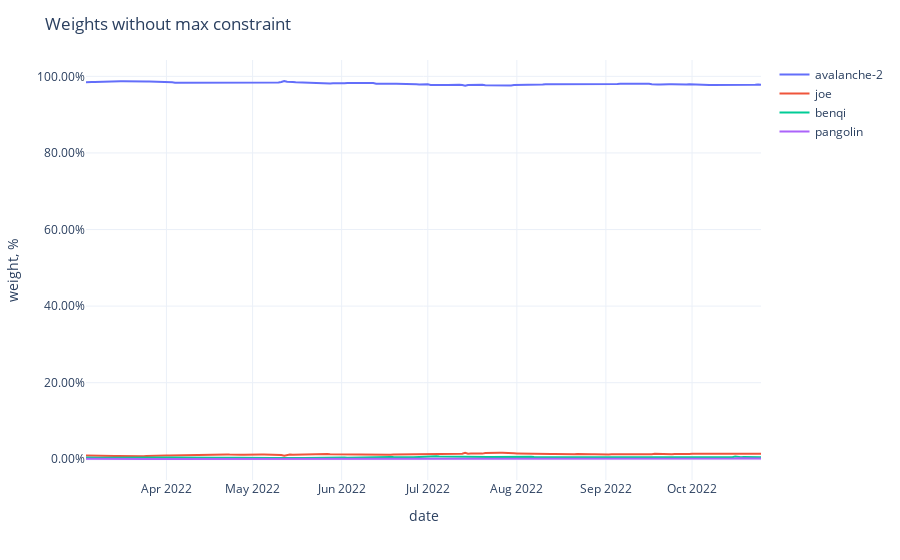

The notebook cell saved with this chart:
### Code cell
fig = px.line(weights,
              labels={'value': 'weight, %', 'variable': ''})
fig.update_traces(
    hovertemplate="%{y}"
)
fig.update_yaxes(
    tickformat=".2%",
)
fig.update_xaxes(
    showspikes=True,
    spikethickness=2,
    spikedash="dot",
    spikecolor="#999999",
    spikemode="across",
)
fig.update_layout(
    ## showlegend=False,
    hovermode="x",
    hoverdistance=100,  ## Distance to show hover label of data point
    spikedistance=1000,  ## Distance to show spike
    template='plotly_white',
    title='Weights without max constraint'
)

### Figure 1 — Plotly figure (JSON) as saved in the notebook; plotly's stock layout.template omitted (floating-point values rounded to 4 significant figures; data arrays with more than 128 entries replaced by an {"elided": "..."} marker saying what was removed)
{"data": [{"hovertemplate": "%{y}", "legendgroup": "avalanche-2", "line": {"color": "#636efa", "dash": "solid"}, "marker": {"symbol": "circle"}, "mode": "lines", "name": "avalanche-2", "orientation": "v", "showlegend": true, "type": "scatter", "x": {"elided": "236 str values"}, "xaxis": "x", "y": {"elided": "236 float values"}, "yaxis": "y"}, {"hovertemplate": "%{y}", "legendgroup": "joe", "line": {"color": "#EF553B", "dash": "solid"}, "marker": {"symbol": "circle"}, "mode": "lines", "name": "joe", "orientation": "v", "showlegend": true, "type": "scatter", "x": {"elided": "236 str values"}, "xaxis": "x", "y": {"elided": "236 float values"}, "yaxis": "y"}, {"hovertemplate": "%{y}", "legendgroup": "benqi", "line": {"color": "#00cc96", "dash": "solid"}, "marker": {"symbol": "circle"}, "mode": "lines", "name": "benqi", "orientation": "v", "showlegend": true, "type": "scatter", "x": {"elided": "236 str values"}, "xaxis": "x", "y": {"elided": "236 float values"}, "yaxis": "y"}, {"hovertemplate": "%{y}", "legendgroup": "pangolin", "line": {"color": "#ab63fa", "dash": "solid"}, "marker": {"symbol": "circle"}, "mode": "lines", "name": "pangolin", "orientation": "v", "showlegend": true, "type": "scatter", "x": {"elided": "236 str values"}, "xaxis": "x", "y": {"elided": "236 float values"}, "yaxis": "y"}], "layout": {"hoverdistance": 100, "hovermode": "x", "legend": {"title": {"text": ""}, "tracegroupgap": 0}, "margin": {"t": 60}, "spikedistance": 1000, "title": {"text": "Weights without max constraint"}, "xaxis": {"anchor": "y", "domain": [0, 1], "showspikes": true, "spikecolor": "#999999", "spikedash": "dot", "spikemode": "across", "spikethickness": 2, "title": {"text": "date"}}, "yaxis": {"anchor": "x", "domain": [0, 1], "tickformat": ".2%", "title": {"text": "weight, %"}}}}
